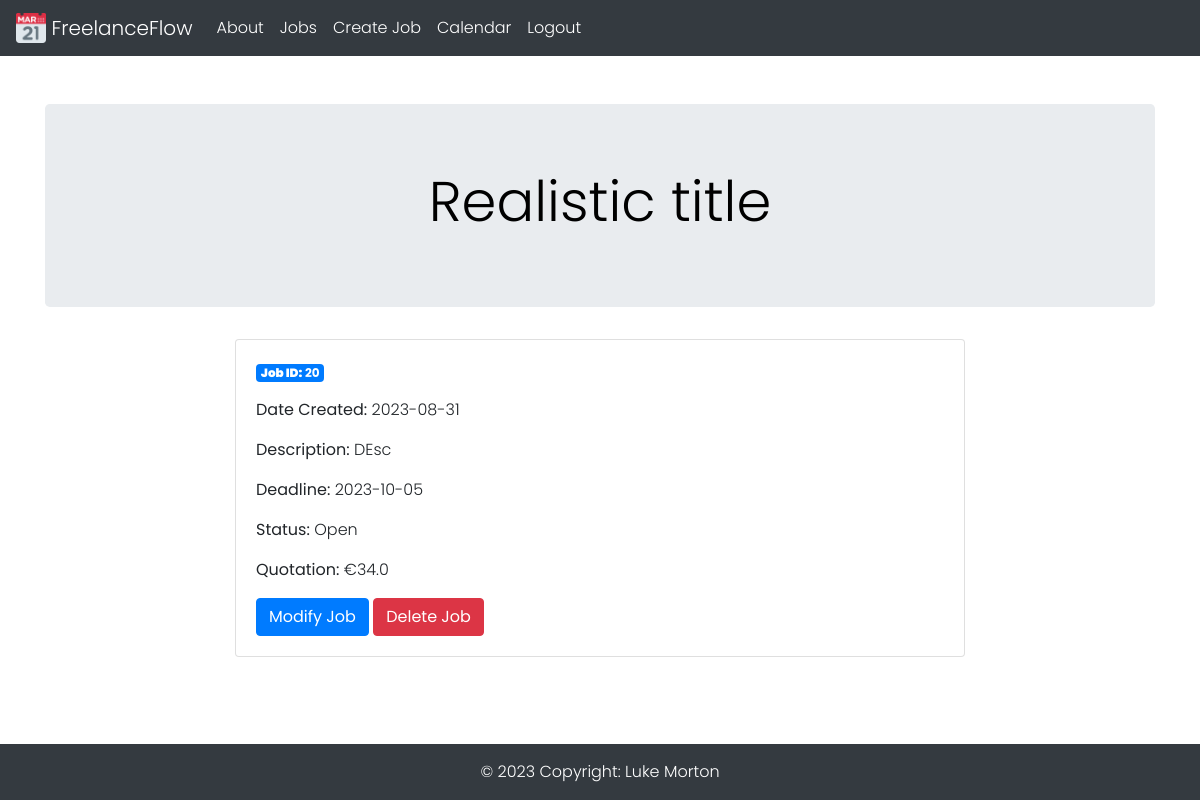
Screenshot of /20 (signed in) with the database file from the repository.
### tables this page shows
CREATE TABLE Jobs (
    jobid INTEGER PRIMARY KEY AUTOINCREMENT,
    title TEXT NOT NULL,
    description TEXT NOT NULL,
    datecreated TEXT NOT NULL,
    deadline TEXT NOT NULL,
    status TEXT NOT NULL,
    quotation REAL NOT NULL,
    createdby INTEGER,
    FOREIGN KEY (createdby) REFERENCES Users(userid)
);

### application.py (the view)
@app.route('/<int:job_id>')
@login_required
def job(job_id):
    job = get_job(job_id)
    return render_template('job.html', job=job)

### application.py (called while the page is built)
def database_connection():
    conn = sqlite3.connect('freelanceflow.db')
    conn.row_factory = sqlite3.Row
    return conn

@login_manager.user_loader
def load_user(user_id):
    conn = database_connection()
    user_data = conn.execute('SELECT * FROM Users WHERE userid = ?', (user_id,)).fetchone()
    conn.close()
    if user_data is None:
        return None
    user = User(user_data['userid'], user_data['emailaddress'], user_data['password'], user_data['firstname'], user_data['lastname'], user_data['username'], user_data['accounttype'])
    return user

def get_job(job_id):
    conn = database_connection()
    job = conn.execute('SELECT * FROM Jobs WHERE jobid = ?', (job_id,)).fetchone()
    conn.close()
    if job is None:
        abort(404)
    return job

### templates/job.html (shortened to what this page needs)
{% extends 'base.html' %}
{% block jumbotron_title %} {{ job['title'] }} {% endblock %}
{% block content %}
    <div class="container">
        <div class="row justify-content-center">
            <div class="col-md-8">
                <div class="card">
                    <div class="card-body">
                        <p class="badge badge-primary"><strong>Job ID:</strong> {{ job['jobid'] }}</p>
                        <p class="card-text"><strong>Date Created:</strong> {{ job['datecreated'] }}</p>
                        <p class="card-text"><strong>Description:</strong> {{ job['description'] }}</p>
                        <p class="card-text"><strong>Deadline:</strong> {{ job['deadline'] }}</p>
                        <p class="card-text"><strong>Status:</strong> {{ job['status'] }}</p>
                        <p class="card-text"><strong>Quotation:</strong> €{{ job['quotation'] }}</p>
                        <a href="{{ url_for('modifyjob', job_id=job['jobid']) }}" class="btn btn-primary">Modify Job</a>
                        <a href="{{ url_for('deletejob', job_id=job['jobid']) }}" class="btn btn-danger" onclick="return confirm('Are you sure you want to delete this job?')">Delete Job</a>
                    </div>
                </div>
            </div>
        </div>
    </div>
{% endblock %}

### static/css/style.css (style rules this page uses)
* { margin: 0 }
html, body { width: 100%; }
body { background-color: rgb(255, 255, 255); font-family: 'Poppins', sans-serif; font-weight: 300; padding-bottom: 120px; }

### rows the page displays
Jobs: title "Realistic title", jobid "20", datecreated "2023-08-31", description "DEsc", deadline "2023-10-05", status "Open", quotation "34.0"
